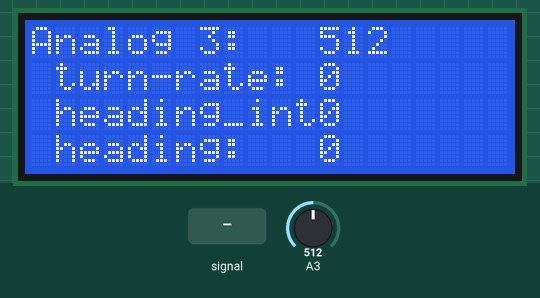
Bench run of a sketch on a simulated Arduino Uno, built with avr-gcc and run on an emulated ATmega328P. On the bench: 20×4 character LCD. The test bench sets the inputs (shaded band); at power-on: A3 = 512. What the sketch prints to the serial monitor is not drawn.

Above: at 3.2 s.
3.3 s: A3 fed a 200 Hz sine of ±81 counts around its level
At 3.5 s:
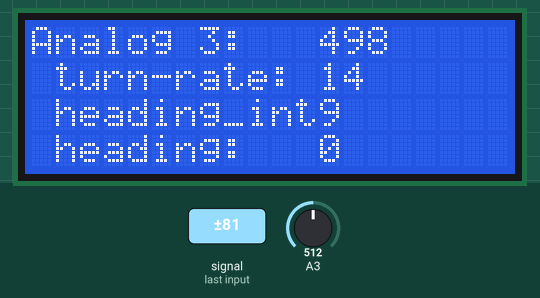
6.3 s: A3 set to 716
At 6.53 s:
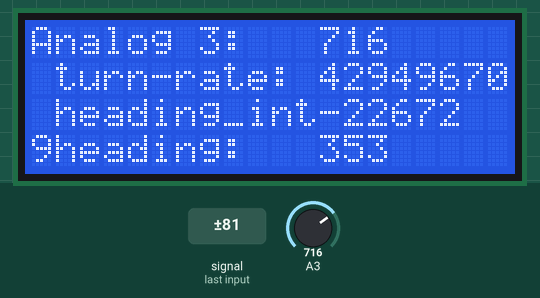
7.9 s: A3 set to 900
At 8.04 s:
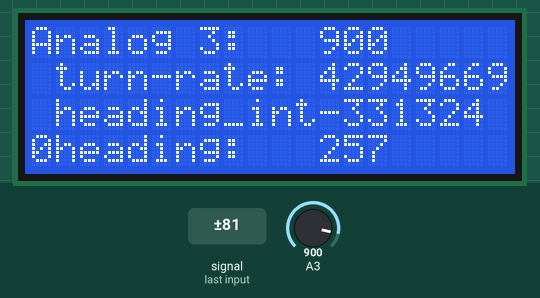
9.4 s: A3 fed a 200 Hz sine of ±81 counts around its level
At 9.55 s:
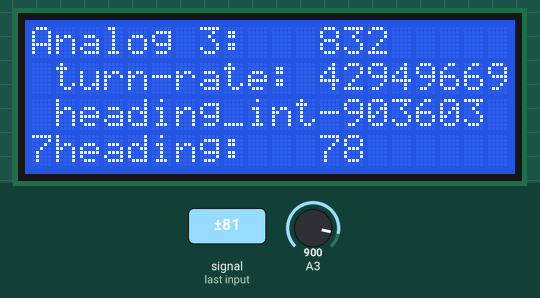
10.9 s: A3 set to 1023
At 11.06 s:
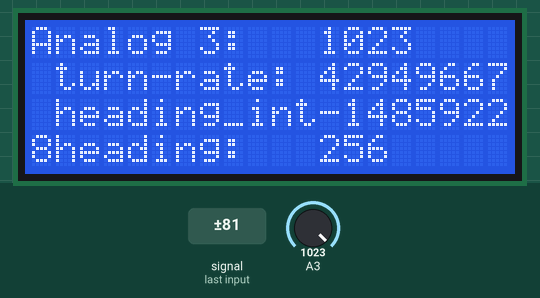
12.4 s: A3 set to 511
At 12.56 s:
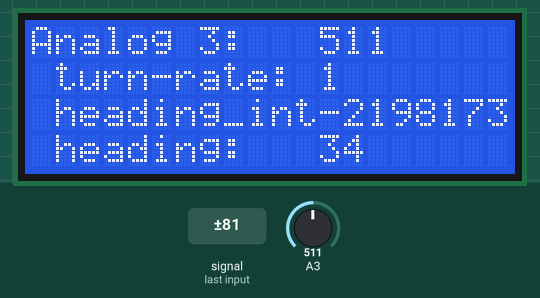

Measured:
- after the input at 3.3 s, the display: changes after 0.13 s (image 1)

The sketch:

TurnRateSensor.ino
```cpp
// TurnRate Sensor: read data from analog gyroscope, output heading on lcd

/* Connections:
 R/S : Pin 11
 R/W : not connected
 E   : Pin 12
 DB4 : Pin 13
 DB5 : Pin A0
 DB6 : Pin A1
 DB7 : Pin A2


 Turn-Rate Sensor: A3
*/
// include LCD functions:
#include <LiquidCrystal.h>

// define the LCD screen
LiquidCrystal lcd(11, 12, 13, A0, A1, A2);
uint64_t time_tmp;
uint64_t time_tmp_2;
uint64_t time_tmp_3;
int32_t heading_int;
uint32_t heading;
uint32_t start_analog_value;
// initialization
void setup()
{
   Serial.begin(38400);
   // LCD has 4 lines with 20 chars
   lcd.begin(20, 4);
   lcd.print("system ready");
   delay(2000);
   start_analog_value = analogRead(A3);
   time_tmp = millis();
   time_tmp_2 = millis();
   time_tmp_3 = millis();
   heading_int = 0;
   heading = 0;
}

void loop()
{
   // read the current analog value on a3
   int16_t analogValue = analogRead(A3);
   heading_i(analogValue);
   degree();
  if (millis() - time_tmp > 150){
      time_tmp = millis();
      printvalues(analogValue);
  }
  if (millis() - time_tmp_3 > 2) {
      time_tmp_3 = millis();
      byte heading_in = heading/2;
      Serial.write(heading_in);
  }

   // implement your code here:
}

void printvalues(int16_t analogValue)
{
  lcd.clear();
  lcd.print("Analog 3:");
  lcd.setCursor(12,0);
  lcd.print(analogValue);
  lcd.setCursor(1,1);
  lcd.print("turn-rate:");
  lcd.setCursor(12,1);
  lcd.print(start_analog_value - analogValue);
  lcd.setCursor(1,2);
  lcd.print("heading_int:");
  lcd.setCursor(12,2);
  lcd.print(heading_int);
  lcd.setCursor(1,3);
  lcd.print("heading:");
  lcd.setCursor(12,3);
  lcd.print(heading);
}

void heading_i(int16_t analogValue)
{
  if (((start_analog_value - analogValue) < -15) or ((start_analog_value - analogValue) > 15)) {
      int add = (millis() - time_tmp_2)*(start_analog_value - analogValue);
      time_tmp_2 = millis();
      heading_int += add;
  }
}

void degree(){
  if (heading_int < 0) {
    heading = (360 - (abs(heading_int/3200) % 360)) % 360;
  }
  else {
    heading = abs(heading_int/3200) % 360;
  }
}
/* Usefull LCD functions:
set the current write position of the lcd to specific line and row:
  lcd.setCursor(row, line);

write onto lcd, starting at current position:
  lcd.print("abc");
*/
```
